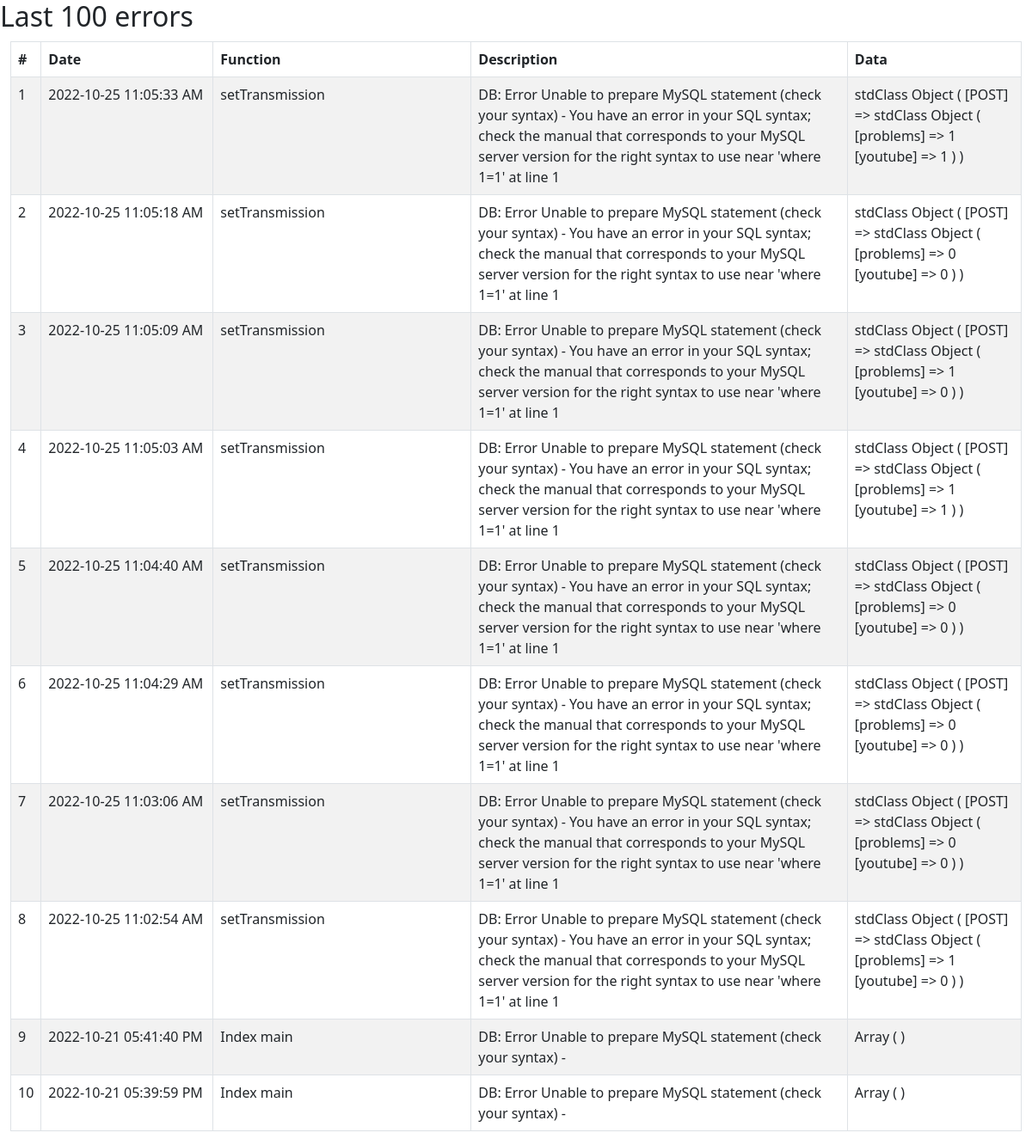
Page /services/getLogErrors.php on the committed database.
### tables this page shows
CREATE TABLE `log_errors` (
  `id` int NOT NULL,
  `date` varchar(150) NOT NULL,
  `function_name` varchar(300) NOT NULL,
  `description` text NOT NULL,
  `data` text NOT NULL
);

### utils/DB.php (called while the page is built, shortened)
<?php
class DB
{
    protected $connection;
    public $query;
    public function __construct($dbhost, $dbuser, $dbpass, $dbname, $charset = 'utf8')
    {
        $this->connection = new mysqli($dbhost, $dbuser, $dbpass, $dbname);
        $this->connection->set_charset($charset);
    }
    public function query($query)
    {
        if ($this->query = $this->connection->prepare($query)) {
            $this->query->execute();
        } else {
            $this->error('Unable to prepare MySQL statement (check your syntax) - ' . $this->connection->error);
        }
        return $this;
    }
    public function fetchAll($callback = null)
    {
        $params = array();
        $row = array();
        $meta = $this->query->result_metadata();
        while ($field = $meta->fetch_field()) {
            $params[] = &$row[$field->name];
        }
        call_user_func_array(array($this->query, 'bind_result'), $params);
        $result = array();
        while ($this->query->fetch()) {
            $r = array();
            foreach ($row as $key => $val) {
                $r[$key] = $val;
            }
            if ($callback != null && is_callable($callback)) {
                $value = call_user_func($callback, $r);
                if ($value == 'break') break;
            } else {
                $result[] = $r;
            }
        }
        return $result;
    }
    public function getLogErrors()
    {
        $sql = $this->query("SELECT * FROM log_errors order by id DESC LIMIT 100");
        $result = $sql->fetchAll();
        return $result;
    }
}

### services/getLogErrors.php (the view, shortened to what this page needs)
<?php
require_once($_SERVER['DOCUMENT_ROOT'] . '/utils/DB.php');
$db = new DB(DB_HOST, DB_USER, DB_PASSWORD, DB_NAME);
$errors = $db->getLogErrors();
?>
<!DOCTYPE html>
<html lang="en">
<head>
    <link href="https://getbootstrap.com/docs/5.0/dist/css/bootstrap.min.css" rel="stylesheet">
</head>
<body>
    <div class="row">
        <h2>Last 100 errors</h2><br /></br>
    </div>
    <div class="container-xxl d-flex align-items-md-center">
        <?php if ($errors) : ?>
            <table class="table table-bordered table-striped">
                <thead>
                    <tr>
                        <th scope="col">#</th>
                        <th scope="col">Date</th>
                        <th scope="col">Function</th>
                        <th scope="col">Description</th>
                        <th scope="col">Data</th>
                    </tr>
                </thead>
                <tbody>
                    <?php
                    $count = 1;
                    foreach ($errors as $error) : ?>
                        <tr>
                            <td><?= $count++ ?></td>
                            <td style="width: 200px;"><?= $error['date'] ?></td>
                            <td style="width: 300px;"><?= $error['function_name'] ?></td>
                            <td><?= $error['description'] ?></td>
                            <td><?php print_r(json_decode($error['data'])) ?></td>
                        </tr>
                    <?php endforeach ?>
                </tbody>
            </table>
        <?php endif; ?>
    </div>
</body>
</html>

### rows in the picture
log_errors: date "2022-10-25 11:05:33 AM", function_name "setTransmission", description "DB: Error Unable to prepare MySQL statement (check your syntax) - You have an error in your SQL syntax; check the manual that corresponds to your MySQL server version for the right syntax to use near 'where 1=1' at line 1", value "stdClass Object ( [POST] => stdClass Object ( [problems] => 1 [youtube] => 1 ) )"
log_errors: date "2022-10-25 11:05:18 AM", function_name "setTransmission", description "DB: Error Unable to prepare MySQL statement (check your syntax) - You have an error in your SQL syntax; check the manual that corresponds to your MySQL server version for the right syntax to use near 'where 1=1' at line 1", value "stdClass Object ( [POST] => stdClass Object ( [problems] => 0 [youtube] => 0 ) )"
log_errors: date "2022-10-25 11:05:09 AM", function_name "setTransmission", description "DB: Error Unable to prepare MySQL statement (check your syntax) - You have an error in your SQL syntax; check the manual that corresponds to your MySQL server version for the right syntax to use near 'where 1=1' at line 1", value "stdClass Object ( [POST] => stdClass Object ( [problems] => 1 [youtube] => 0 ) )"
log_errors: date "2022-10-25 11:05:03 AM", function_name "setTransmission", description "DB: Error Unable to prepare MySQL statement (check your syntax) - You have an error in your SQL syntax; check the manual that corresponds to your MySQL server version for the right syntax to use near 'where 1=1' at line 1", value "stdClass Object ( [POST] => stdClass Object ( [problems] => 1 [youtube] => 1 ) )"
log_errors: date "2022-10-25 11:04:40 AM", function_name "setTransmission", description "DB: Error Unable to prepare MySQL statement (check your syntax) - You have an error in your SQL syntax; check the manual that corresponds to your MySQL server version for the right syntax to use near 'where 1=1' at line 1", value "stdClass Object ( [POST] => stdClass Object ( [problems] => 0 [youtube] => 0 ) )"
log_errors: date "2022-10-25 11:04:29 AM", function_name "setTransmission", description "DB: Error Unable to prepare MySQL statement (check your syntax) - You have an error in your SQL syntax; check the manual that corresponds to your MySQL server version for the right syntax to use near 'where 1=1' at line 1", value "stdClass Object ( [POST] => stdClass Object ( [problems] => 0 [youtube] => 0 ) )"
log_errors: date "2022-10-25 11:03:06 AM", function_name "setTransmission", description "DB: Error Unable to prepare MySQL statement (check your syntax) - You have an error in your SQL syntax; check the manual that corresponds to your MySQL server version for the right syntax to use near 'where 1=1' at line 1", value "stdClass Object ( [POST] => stdClass Object ( [problems] => 0 [youtube] => 0 ) )"
log_errors: date "2022-10-25 11:02:54 AM", function_name "setTransmission", description "DB: Error Unable to prepare MySQL statement (check your syntax) - You have an error in your SQL syntax; check the manual that corresponds to your MySQL server version for the right syntax to use near 'where 1=1' at line 1", value "stdClass Object ( [POST] => stdClass Object ( [problems] => 1 [youtube] => 0 ) )"
log_errors: date "2022-10-21 05:41:40 PM", function_name "Index main", description "DB: Error Unable to prepare MySQL statement (check your syntax) -", value "Array ( )"
log_errors: date "2022-10-21 05:39:59 PM", function_name "Index main", description "DB: Error Unable to prepare MySQL statement (check your syntax) -", value "Array ( )"
